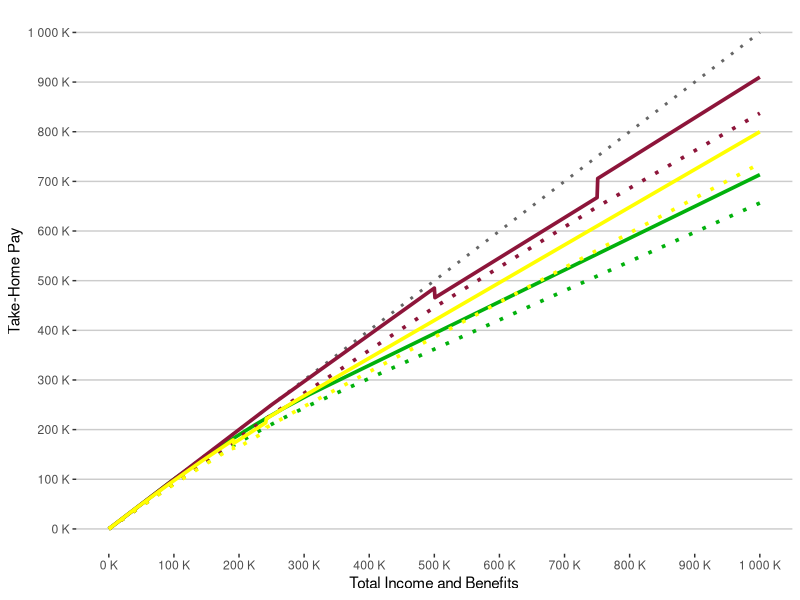

This figure's R source:
library(ggplot2)
library(scales)
rm(list = ls())

# Generate data
x <- seq(0, 1000000, by = 1000)
y_dotted <- x

#Income After Tax 

y_ranil <- ifelse(x <= 100000, x,
           ifelse(x <= 141666.67,(x-100000)* 0.94+100000,
           ifelse(x <= 183335.33,(41666.67*0.94)+(x - 100000 - 41666.67)* 0.88 + 100000,
           ifelse(x <= 225003, (41666.67*0.94)+((41666.67)*0.88)+(x-100000 - 2*41666.67)*0.82 +100000,
           ifelse(x <= 266670.67,(41666.67*0.94)+(41666.67*0.88)+(41666.67*0.82)+(x-100000-3*41666.67) * 0.76 +100000,
           ifelse(x <= 308333.33,(41666.67*0.94)+(41666.67*0.88)+(41666.67*0.82)+(41666.67*0.76)+(x-100000-4*41666.67) * 0.70 +100000,(41666.67*0.94)+(41666.67*0.88)+(41666.67*0.82)+(41666.67*0.76)+(41666.67*0.70)+(x - 100000 - 5*41666.67)*0.64 + 100000)))))) 

y_gota <- ifelse(x <= 250000,x,
          ifelse(x <= 500000, (x - 250000)*0.94 + 250000,
          ifelse(x <= 750000, (250000*0.94) + ((x - 250000 - 250000)*0.88 +250000)*0.92,(250000*0.94)+(250000*0.88)+(x - 250000 - 2*250000)*0.82 + 250000)))
                 
y_mangala <- ifelse(x <= 41666.67, x,
             ifelse(x <= 91666.67,(x-41666.67)* 0.96 + 41666.67,
             ifelse(x <= 141666.67,(50000*0.96)+(x - 41666.67 - 50000)* 0.92 + 41666.67,
             ifelse(x <= 191666.67,(50000*0.96)+(50000*0.92)+(x-41666.67 - 2*50000)*0.88 +41666.67,
             ifelse(x <= 241666.67,(50000*0.96)+(50000*0.92)+(41666.67*0.88)+(x-41666.67-3*50000) * 0.84 +41666.67,
             ifelse(x <= 291666.67,(50000*0.96)+(50000*0.92)+(50000*0.88)+(50000*0.84)+(x-41666.67-4*50000) * 0.80 +41666.67,(50000*0.96)+(50000*0.92)+(50000*0.88)+(50000*0.84)+(50000*0.80)+(x - 41667.66 - 5*50000)*0.76+41666.76)))))) 

df_list <-list("x" = x,"y_gota" = y_gota,"y_ranil" = y_ranil, "y_mangala" = y_mangala)
df <- as.data.frame(df_list)  

#Take home pay after EPF/ETF

ranil_z <- ifelse(x <= 100000, (x * 0.92),
           ifelse(x <= 141666.67,((x-100000)* 0.94+100000)*0.92,
           ifelse(x <= 183335.33,((41666.67*0.94)+(x - 100000 - 41666.67)* 0.88 + 100000)*0.92,
           ifelse(x <= 225003, ((41666.67*0.94)+((41666.67)*0.88)+(x-100000 - 2*41666.67)*0.82 +100000)*0.92,
           ifelse(x <= 266670.67, ((41666.67*0.94)+(41666.67*0.88)+(41666.67*0.82)+(x-100000-3*41666.67) * 0.76 +100000)*0.92,
           ifelse(x <= 308333.33, ((41666.67*0.94)+(41666.67*0.88)+(41666.67*0.82)+(41666.67*0.76)+(x-100000-4*41666.67) * 0.70 +100000)*0.92,((41666.67*0.94)+(41666.67*0.88)+(41666.67*0.82)+(41666.67*0.76)+(41666.67*0.70)+(x - 100000 - 5*41666.67)*0.64 + 100000)*0.92)))))) 

gota_z <- ifelse(x <= 250000, (x*0.92),
          ifelse(x <= 500000, ((x - 250000)*0.94+250000)*0.92,
          ifelse(x <= 750000, ((250000*0.94)+(x - 250000 - 250000)*0.88 +250000)*0.92,((250000*0.94)+(250000*0.88)+(x - 250000 - 2*250000)*0.82 + 250000)*0.92 )))

mangala_z <- ifelse(x <= 41666.67, (x*0.92),
             ifelse(x <= 91666.67,((x-41666.67)* 0.96+41666.67)*0.92,
             ifelse(x <= 141666.67,((50000*0.96)+(x - 41666.67 - 50000)* 0.92 + 41666.67)*0.92,
             ifelse(x <= 191666.67, ((50000*0.96)+(50000*0.92)+(x-41666.67 - 2*50000)*0.88 +41666.67)*0.92,
             ifelse(x <= 241666.67, ((50000*0.96)+(50000*0.92)+(41666.67*0.88)+(x-41666.67-3*50000) * 0.84 +41666.67)*0.92,
             ifelse(x <= 291666.67, ((50000*0.96)+(50000*0.92)+(50000*0.88)+(50000*0.84)+(x-41666.67-4*50000) * 0.80 +41666.67)*0.92,((50000*0.96)+(50000*0.92)+(50000*0.88)+(50000*0.84)+(50000*0.80)+(x - 41667.66 - 5*50000)*0.76+41666.76)*0.92)))))) 

df_list <-list("x" = x,"ranil_z" = ranil_z,"gota_z" = gota_z, "mangala_z" = mangala_z)
df <- as.data.frame(df_list) 
  
# Create the plot
ggplot() +
  geom_line(data = data.frame(x, y_dotted), aes(x, y_dotted), linetype = "dotted", color = "#666666", size=1) +
  geom_line(data = data.frame(x, y_ranil), aes(x, y_ranil), color = "#01B10C", size=1.25) +
  geom_line(data = data.frame(x, ranil_z), aes(x, ranil_z), color = "#01B10C", size=1.25,linetype = "dotted")+
  geom_line(data = data.frame(x, y_gota), aes(x, y_gota), color = "#8D153A", size=1.25) +
  geom_line(data = data.frame(x, gota_z), aes(x,gota_z), color = "#8D153A", size=1.25,linetype = "dotted")+
  geom_line(data = data.frame(x, y_mangala), aes(x,y_mangala), color = "yellow", size=1.25)+
  geom_line(data = data.frame(x,mangala_z), aes(x,mangala_z), color = "yellow", size=1.25,linetype = "dotted")+
  xlab("Total Income and Benefits") +
  ylab("Take-Home Pay") +
  scale_y_continuous(breaks = seq(0, 1000000, by = 100000), 
                     labels = label_number(suffix = " K", scale = 1e-3)) +
  scale_x_continuous(breaks = seq(0, 1000000, by = 100000), 
                     labels = label_number(suffix = " K", scale = 1e-3)) +
  
  theme(panel.background = element_rect(fill = "#ffffff"), 
        plot.background = element_rect(fill = "white")) +
  theme(panel.grid.major.y = element_line(color = "#cccccc", linetype = "solid"),
        panel.grid.major.x = element_blank())

